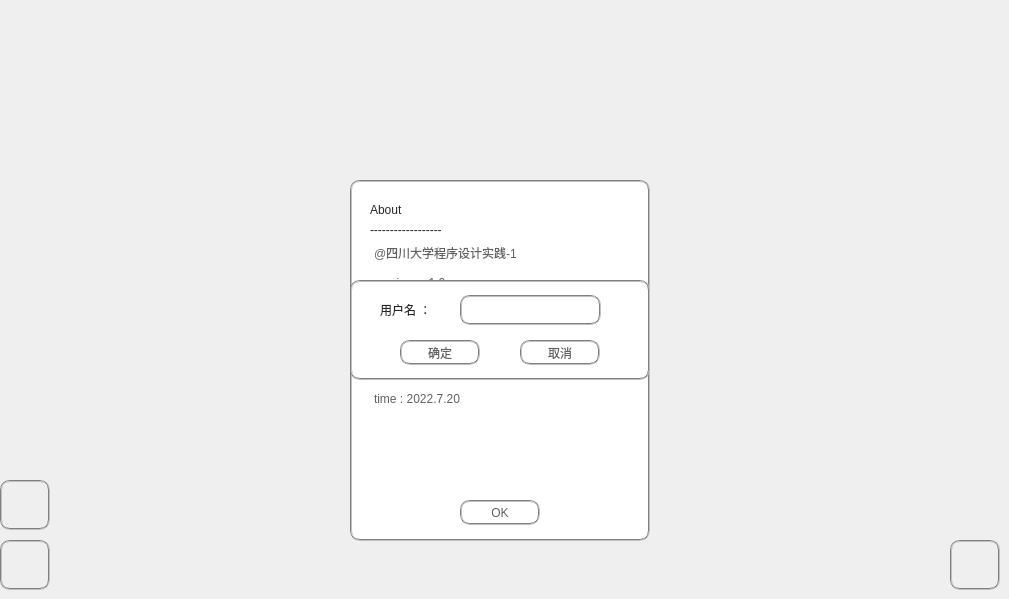
   <widget class="QWidget" name="mainScene">
    <widget class="QPushButton" name="skinBtn">
     <property name="geometry">
      <rect>
       <x>535</x>
       <y>250</y>
       <width>100</width>
       <height>100</height>
      </rect>
     </property>
     <property name="styleSheet">
      <string notr="true">QPushButton{
image: url(:/res/skin.png);
background-color: rgb(255, 255, 255);
border:2px groove gray;
border-radius:10px;
padding:22px 24px;
}
QPushButton:hover{
background-color: rgba(255, 255, 255, 0.2);
}
QPushButton:pressed{
background-color: rgba(95, 95, 95, 0.3);
border-color:rgba(255,255,255,0.3);
border-style:inset;
color:rgb(255, 255, 255);
}</string>
     </property>
     <property name="text">
      <string/>
     </property>
    </widget>
    <widget class="QPushButton" name="gameBtn">
     <property name="geometry">
      <rect>
       <x>365</x>
       <y>250</y>
       <width>150</width>
       <height>150</height>
      </rect>
     </property>
     <property name="styleSheet">
      <string notr="true">QPushButton{
image: url(:/res/start.png);
background-color: rgb(255, 255, 255);
border:2px groove gray;
border-radius:10px;
padding:22px 24px;
}
QPushButton:hover{
background-color: rgba(255, 255, 255, 0.2);
}
QPushButton:pressed{
background-color: rgba(95, 95, 95, 0.3);
border-color:rgba(255,255,255,0.3);
border-style:inset;
color:rgb(255, 255, 255);
}</string>
     </property>
     <property name="text">
      <string/>
     </property>
     <property name="iconSize">
      <size>
       <width>20</width>
       <height>20</height>
      </size>
     </property>
    </widget>
    <widget class="QPushButton" name="helpBtn">
     <property name="geometry">
      <rect>
       <x>950</x>
       <y>540</y>
       <width>50</width>
       <height>50</height>
      </rect>
     </property>
     <property name="styleSheet">
      <string notr="true">border-image: url(:/res/help.png);
border:2px groove gray;border-radius:10px;padding:10px 10px;</string>
     </property>
     <property name="text">
      <string/>
     </property>
    </widget>
    <widget class="QPushButton" name="rankBtn">
     <property name="geometry">
      <rect>
       <x>365</x>
       <y>410</y>
       <width>150</width>
       <height>50</height>
      </rect>
     </property>
     <property name="styleSheet">
      <string notr="true">QPushButton{
image: url(:/res/ranking.png);
background-color: rgb(255, 255, 255);
border:2px groove gray;
border-radius:10px;
padding:2px 4px;
}
QPushButton:hover{
background-color: rgba(255, 255, 255, 0.2);
}
QPushButton:pressed{
background-color: rgba(95, 95, 95, 0.3);
border-color:rgba(255,255,255,0.3);
border-style:inset;
color:rgb(255, 255, 255);
}</string>
     </property>
     <property name="text">
      <string/>
     </property>
    </widget>
    <widget class="QLabel" name="GmeTitle">
     <property name="geometry">
      <rect>
       <x>280</x>
       <y>60</y>
       <width>330</width>
       <height>130</height>
      </rect>
     </property>
     <property name="styleSheet">
      <string notr="true">image: url(:/res/title.png);</string>
     </property>
     <property name="text">
      <string/>
     </property>
    </widget>
    <widget class="QLabel" name="label">
     <property name="geometry">
      <rect>
       <x>530</x>
       <y>40</y>
       <width>120</width>
       <height>120</height>
      </rect>
     </property>
     <property name="styleSheet">
      <string notr="true">image: url(:/res/bomb.png);</string>
     </property>
     <property name="text">
      <string/>
     </property>
    </widget>
    <widget class="QPushButton" name="exitBtn">
     <property name="geometry">
      <rect>
       <x>535</x>
       <y>360</y>
       <width>100</width>
       <height>100</height>
      </rect>
     </property>
     <property name="styleSheet">
      <string notr="true">QPushButton{
image: url(:/res/exit.png);
background-color: rgb(255, 255, 255);
border:2px groove gray;
border-radius:10px;
padding:20px 22px;
}
QPushButton:hover{
background-color: rgba(255, 255, 255, 0.2);
}
QPushButton:pressed{
background-color: rgba(95, 95, 95, 0.3);
border-color:rgba(255,255,255,0.3);
border-style:inset;
color:rgb(255, 255, 255);
}</string>
     </property>
     <property name="text">
      <string/>
     </property>
    </widget>
    <widget class="QPushButton" name="acheivementBtn">
     <property name="geometry">
      <rect>
       <x>0</x>
       <y>480</y>
       <width>50</width>
       <height>50</height>
      </rect>
     </property>
     <property name="styleSheet">
      <string notr="true">border-image: url(:/res/acheivement.png);
border:2px groove gray;border-radius:10px;padding:2px 4px;</string>
     </property>
     <property name="text">
      <string/>
     </property>
    </widget>
    <widget class="QWidget" name="aboutWidget" native="true">
     <property name="geometry">
      <rect>
       <x>350</x>
       <y>180</y>
       <width>300</width>
       <height>361</height>
      </rect>
     </property>
     <property name="styleSheet">
      <string notr="true">.QWidget{
background-color: rgb(255, 255, 255);
border:2px groove gray;
border-radius:10px;
padding:2px 4px;
}</string>
     </property>
     <widget class="QPushButton" name="OKBtn">
      <property name="geometry">
       <rect>
        <x>110</x>
        <y>320</y>
        <width>80</width>
        <height>25</height>
       </rect>
      </property>
      <property name="styleSheet">
       <string notr="true">QPushButton{
color: rgb(97, 97, 97);
background-color: rgb(255, 255, 255);
border:2px groove gray;
border-radius:10px;
padding:2px 4px;
}
QPushButton:hover{
background-color: rgba(255, 255, 255, 0.2);
}
QPushButton:pressed{
background-color: rgba(95, 95, 95, 0.3);
border-color:rgba(255,255,255,0.3);
border-style:inset;
color:rgb(255, 255, 255);
}</string>
      </property>
      <property name="text">
       <string>OK</string>
      </property>
     </widget>
     <widget class="QLabel" name="about">
      <property name="geometry">
       <rect>
        <x>20</x>
        <y>20</y>
        <width>70</width>
        <height>20</height>
       </rect>
      </property>
      <property name="styleSheet">
       <string notr="true">color: rgb(39, 39, 39);
font: 12pt &quot;Microsoft YaHei UI&quot;;</string>
      </property>
      <property name="text">
       <string>About</string>
      </property>
     </widget>
     <widget class="QLabel" name="split">
      <property name="geometry">
       <rect>
        <x>20</x>
        <y>40</y>
        <width>201</width>
        <height>20</height>
       </rect>
      </property>
      <property name="styleSheet">
       <string notr="true">color: rgb(39, 39, 39);
font: 13pt &quot;Microsoft YaHei UI&quot;;</string>
      </property>
      <property name="text">
       <string>------------------</string>
      </property>
     </widget>
     <widget class="QTextBrowser" name="info">
      <property name="geometry">
       <rect>
        <x>20</x>
        <y>60</y>
        <width>256</width>
        <height>251</height>
       </rect>
      </property>
      <property name="styleSheet">
       <string notr="true">color: rgb(97, 97, 97);
font: 9pt &quot;Microsoft YaHei UI&quot;;
border-width:0;
border-style:outset</string>
      </property>
      <property name="html">
       <string>&lt;!DOCTYPE HTML PUBLIC &quot;-//W3C//DTD HTML 4.0//EN&quot; &quot;http://www.w3.org/TR/REC-html40/strict.dtd&quot;&gt;
&lt;html&gt;&lt;head&gt;&lt;meta name=&quot;qrichtext&quot; content=&quot;1&quot; /&gt;&lt;meta charset=&quot;utf-8&quot; /&gt;&lt;style type=&quot;text/css&quot;&gt;
p, li { white-space: pre-wrap; }
&lt;/style&gt;&lt;/head&gt;&lt;body style=&quot; font-family:'Microsoft YaHei UI'; font-size:9pt; font-weight:400; font-style:normal;&quot;&gt;
&lt;p style=&quot; margin-top:0px; margin-bottom:0px; margin-left:0px; margin-right:0px; -qt-block-indent:0; text-indent:0px;&quot;&gt;@四川大学程序设计实践-1&lt;/p&gt;
&lt;p style=&quot;-qt-paragraph-type:empty; margin-top:0px; margin-bottom:0px; margin-left:0px; margin-right:0px; -qt-block-indent:0; text-indent:0px;&quot;&gt;&lt;br /&gt;&lt;/p&gt;
&lt;p style=&quot; margin-top:0px; margin-bottom:0px; margin-left:0px; margin-right:0px; -qt-block-indent:0; text-indent:0px;&quot;&gt;version : v1.0&lt;/p&gt;
&lt;p style=&quot;-qt-paragraph-type:empty; margin-top:0px; margin-bottom:0px; margin-left:0px; margin-right:0px; -qt-block-indent:0; text-indent:0px;&quot;&gt;&lt;br /&gt;&lt;/p&gt;
&lt;p style=&quot; margin-top:0px; margin-bottom:0px; margin-left:0px; margin-right:0px; -qt-block-indent:0; text-indent:0px;&quot;&gt;author : LucasWang (王超弘)&lt;/p&gt;
&lt;p style=&quot;-qt-paragraph-type:empty; margin-top:0px; margin-bottom:0px; margin-left:0px; margin-right:0px; -qt-block-indent:0; text-indent:0px;&quot;&gt;&lt;br /&gt;&lt;/p&gt;
&lt;p style=&quot; margin-top:0px; margin-bottom:0px; margin-left:0px; margin-right:0px; -qt-block-indent:0; text-indent:0px;&quot;&gt;email : wangchaohong03@gmail.com&lt;/p&gt;
&lt;p style=&quot;-qt-paragraph-type:empty; margin-top:0px; margin-bottom:0px; margin-left:0px; margin-right:0px; -qt-block-indent:0; text-indent:0px;&quot;&gt;&lt;br /&gt;&lt;/p&gt;
&lt;p style=&quot; margin-top:0px; margin-bottom:0px; margin-left:0px; margin-right:0px; -qt-block-indent:0; text-indent:0px; -qt-user-state:131073;&quot;&gt;shcool : Sichuan University&lt;/p&gt;
&lt;p style=&quot;-qt-paragraph-type:empty; margin-top:0px; margin-bottom:0px; margin-left:0px; margin-right:0px; -qt-block-indent:0; text-indent:0px;&quot;&gt;&lt;br /&gt;&lt;/p&gt;
&lt;p style=&quot; margin-top:0px; margin-bottom:0px; margin-left:0px; margin-right:0px; -qt-block-indent:0; text-indent:0px;&quot;&gt;time : 2022.7.20&lt;/p&gt;&lt;/body&gt;&lt;/html&gt;</string>
      </property>
     </widget>
    </widget>
    <widget class="QPushButton" name="userBtn">
     <property name="geometry">
      <rect>
       <x>0</x>
       <y>540</y>
       <width>50</width>
       <height>50</height>
      </rect>
     </property>
     <property name="styleSheet">
      <string notr="true">border-image: url(:/res/user.png);
border:2px groove gray;border-radius:10px;padding:6px 6px;</string>
     </property>
     <property name="text">
      <string/>
     </property>
    </widget>
    <widget class="QWidget" name="userWidget" native="true">
     <property name="geometry">
      <rect>
       <x>350</x>
       <y>280</y>
       <width>300</width>
       <height>100</height>
      </rect>
     </property>
     <property name="styleSheet">
      <string notr="true">.QWidget{
background-color: rgb(255, 255, 255);
border:2px groove gray;
border-radius:10px;
padding:2px 4px;
}</string>
     </property>
     <widget class="QLabel" name="userLabel">
      <property name="geometry">
       <rect>
        <x>30</x>
        <y>20</y>
        <width>69</width>
        <height>20</height>
       </rect>
      </property>
      <property name="styleSheet">
       <string notr="true">color: rgb(39, 39, 39);
font: 10pt &quot;Microsoft YaHei UI&quot;;</string>
      </property>
      <property name="text">
       <string>用户名 ：</string>
      </property>
     </widget>
     <widget class="QLineEdit" name="userEdit">
      <property name="geometry">
       <rect>
        <x>110</x>
        <y>15</y>
        <width>141</width>
        <height>30</height>
       </rect>
      </property>
      <property name="styleSheet">
       <string notr="true">color: rgb(39, 39, 39);
font: 12pt &quot;Microsoft YaHei UI&quot;;
background-color: rgb(255, 255, 255);
border:2px groove gray;
border-radius:10px;
padding:2px 4px;</string>
      </property>
     </widget>
     <widget class="QPushButton" name="yesBtn">
      <property name="geometry">
       <rect>
        <x>50</x>
        <y>60</y>
        <width>80</width>
        <height>25</height>
       </rect>
      </property>
      <property name="styleSheet">
       <string notr="true">QPushButton{
color: rgb(97, 97, 97);
background-color: rgb(255, 255, 255);
border:2px groove gray;
border-radius:10px;
padding:2px 4px;
}
QPushButton:hover{
background-color: rgba(255, 255, 255, 0.2);
}
QPushButton:pressed{
background-color: rgba(95, 95, 95, 0.3);
border-color:rgba(255,255,255,0.3);
border-style:inset;
color:rgb(255, 255, 255);
}</string>
      </property>
      <property name="text">
       <string>确定</string>
      </property>
     </widget>
     <widget class="QPushButton" name="noBtn">
      <property name="geometry">
       <rect>
        <x>170</x>
        <y>60</y>
        <width>80</width>
        <height>25</height>
       </rect>
      </property>
      <property name="styleSheet">
       <string notr="true">QPushButton{
color: rgb(97, 97, 97);
background-color: rgb(255, 255, 255);
border:2px groove gray;
border-radius:10px;
padding:2px 4px;
}
QPushButton:hover{
background-color: rgba(255, 255, 255, 0.2);
}
QPushButton:pressed{
background-color: rgba(95, 95, 95, 0.3);
border-color:rgba(255,255,255,0.3);
border-style:inset;
color:rgb(255, 255, 255);
}</string>
      </property>
      <property name="text">
       <string>取消</string>
      </property>
     </widget>
    </widget>
   </widget>
